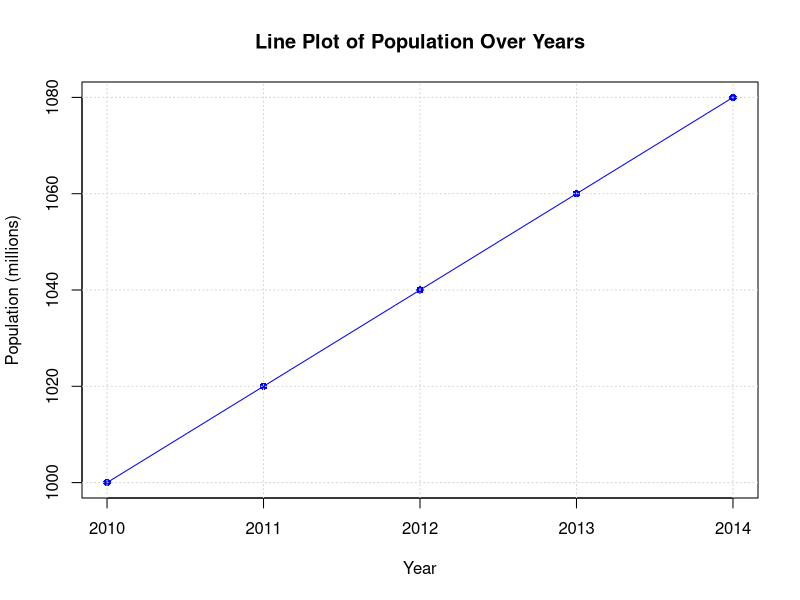

Here is the R script that generated this plot:
# Given dataset
year <- c(2010, 2011, 2012, 2013, 2014)
population <- c(1000, 1020, 1040, 1060, 1080)

# Create line plot
plot(year, population, 
     type = "o",  # "o" for both points and lines
     main = "Line Plot of Population Over Years", 
     xlab = "Year", 
     ylab = "Population (millions)", 
     col = "blue", 
     pch = 16)

# Add grid for better readability
grid()
